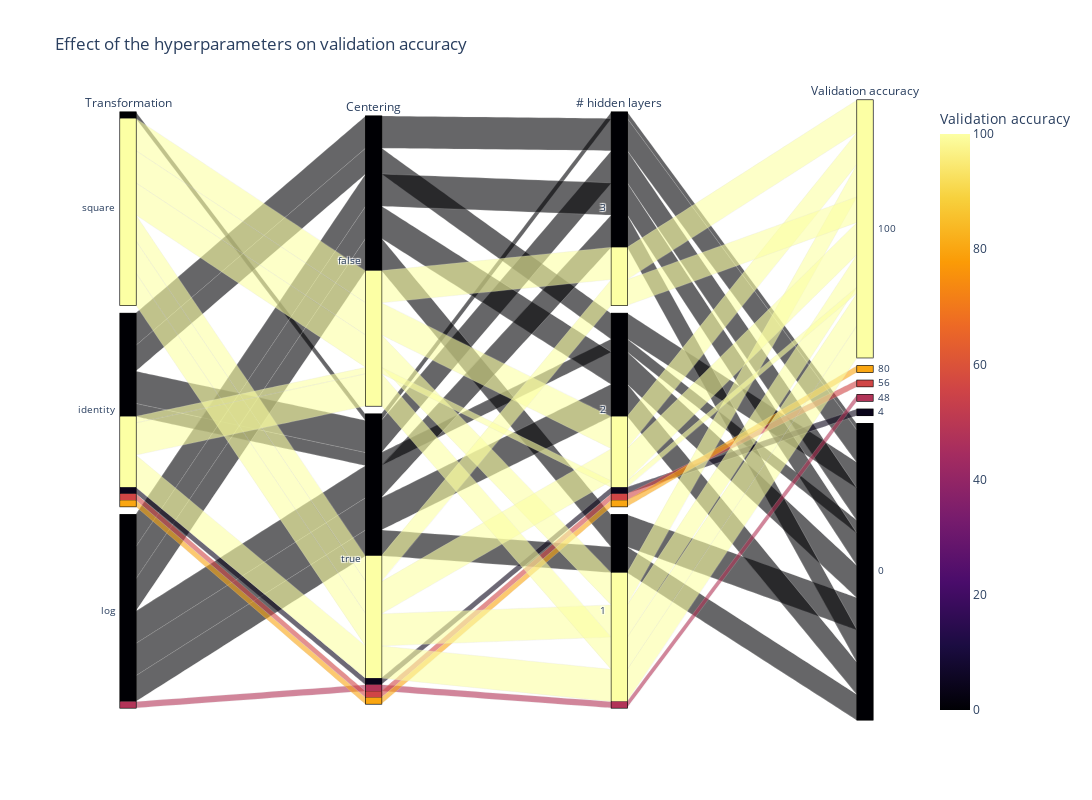

The cell this chart's notebook holds for it:
### Code cell
parallel_df.sort_values(by=['validation_accuracy', 'n_hidden_layers'], ascending=False, inplace=True)
df = px.data.tips()
fig = px.parallel_categories(parallel_df, dimensions=['transformation', 'centering', 'n_hidden_layers', 'validation_accuracy'],
                color='validation_accuracy', color_continuous_scale=px.colors.sequential.Inferno,
                labels={'transformation': 'Transformation', 'centering': 'Centering', 'n_hidden_layers': '# hidden layers', 'validation_accuracy': 'Validation accuracy'},
                title='Effect of the hyperparameters on validation accuracy')
fig.update_layout(
    autosize=False,
    width=1600,
    height=800
)
fig.write_image(jupyter_plot('parallel_categories.png'))
fig.show()

### Figure 1 — Plotly figure (JSON) as saved in the notebook; plotly's stock layout.template omitted (floating-point values rounded to 4 significant figures)
{"data": [{"dimensions": [{"label": "Transformation", "values": ["square", "square", "square", "square", "square", "square", "square", "square", "square", "square", "square", "square", "identity", "square", "square", "square", "square", "square", "square", "square", "identity", "square", "square", "square", "identity", "square", "identity", "square", "square", "square", "identity", "identity", "square", "identity", "identity", "identity", "square", "identity", "square", "identity", "identity", "identity", "log", "identity", "log", "identity", "log", "log", "identity", "log", "square", "log", "identity", "identity", "log", "identity", "log", "log", "identity", "log", "log", "identity", "identity", "identity", "identity", "identity", "log", "log", "identity", "log", "log", "log", "identity", "identity", "log", "log", "log", "log", "identity", "log", "identity", "log", "log", "log", "log", "log", "log", "log", "log", "log"]}, {"label": "Centering", "values": [false, true, false, false, false, true, false, true, true, false, true, true, false, true, false, false, true, false, false, true, true, true, false, true, false, false, false, false, false, true, false, true, true, true, false, true, false, true, true, false, true, true, true, true, false, true, true, false, false, true, true, true, false, false, false, true, true, true, true, false, false, true, false, true, false, true, false, false, true, true, true, false, false, false, true, true, false, true, false, false, false, false, false, true, true, false, true, false, true, false]}, {"label": "# hidden layers", "values": [3, 3, 3, 3, 3, 3, 3, 3, 3, 2, 2, 2, 2, 2, 2, 2, 2, 2, 2, 2, 1, 1, 1, 1, 1, 1, 1, 1, 1, 1, 1, 1, 1, 1, 1, 1, 1, 1, 1, 1, 2, 2, 1, 2, 3, 3, 3, 3, 3, 3, 3, 3, 3, 3, 3, 3, 3, 3, 3, 3, 3, 3, 3, 3, 3, 2, 2, 2, 2, 2, 2, 2, 2, 2, 2, 2, 2, 2, 2, 2, 2, 1, 1, 1, 1, 1, 1, 1, 1, 1]}, {"label": "Validation accuracy", "values": [100.0, 100.0, 100.0, 100.0, 100.0, 100.0, 100.0, 100.0, 100.0, 100.0, 100.0, 100.0, 100.0, 100.0, 100.0, 100.0, 100.0, 100.0, 100.0, 100.0, 100.0, 100.0, 100.0, 100.0, 100.0, 100.0, 100.0, 100.0, 100.0, 100.0, 100.0, 100.0, 100.0, 100.0, 100.0, 100.0, 100.0, 100.0, 100.0, 100.0, 80.0, 56.0, 48.0, 4.0, 0.0, 0.0, 0.0, 0.0, 0.0, 0.0, 0.0, 0.0, 0.0, 0.0, 0.0, 0.0, 0.0, 0.0, 0.0, 0.0, 0.0, 0.0, 0.0, 0.0, 0.0, 0.0, 0.0, 0.0, 0.0, 0.0, 0.0, 0.0, 0.0, 0.0, 0.0, 0.0, 0.0, 0.0, 0.0, 0.0, 0.0, 0.0, 0.0, 0.0, 0.0, 0.0, 0.0, 0.0, 0.0, 0.0]}], "domain": {"x": [0.0, 1.0], "y": [0.0, 1.0]}, "line": {"color": [100.0, 100.0, 100.0, 100.0, 100.0, 100.0, 100.0, 100.0, 100.0, 100.0, 100.0, 100.0, 100.0, 100.0, 100.0, 100.0, 100.0, 100.0, 100.0, 100.0, 100.0, 100.0, 100.0, 100.0, 100.0, 100.0, 100.0, 100.0, 100.0, 100.0, 100.0, 100.0, 100.0, 100.0, 100.0, 100.0, 100.0, 100.0, 100.0, 100.0, 80.0, 56.0, 48.0, 4.0, 0.0, 0.0, 0.0, 0.0, 0.0, 0.0, 0.0, 0.0, 0.0, 0.0, 0.0, 0.0, 0.0, 0.0, 0.0, 0.0, 0.0, 0.0, 0.0, 0.0, 0.0, 0.0, 0.0, 0.0, 0.0, 0.0, 0.0, 0.0, 0.0, 0.0, 0.0, 0.0, 0.0, 0.0, 0.0, 0.0, 0.0, 0.0, 0.0, 0.0, 0.0, 0.0, 0.0, 0.0, 0.0, 0.0], "coloraxis": "coloraxis"}, "name": "", "type": "parcats"}], "layout": {"autosize": false, "coloraxis": {"colorbar": {"title": {"text": "Validation accuracy"}}, "colorscale": [[0.0, "#000004"], [0.1111, "#1b0c41"], [0.2222, "#4a0c6b"], [0.3333, "#781c6d"], [0.4444, "#a52c60"], [0.5556, "#cf4446"], [0.6667, "#ed6925"], [0.7778, "#fb9b06"], [0.8889, "#f7d13d"], [1.0, "#fcffa4"]]}, "height": 800, "legend": {"tracegroupgap": 0}, "title": {"text": "Effect of the hyperparameters on validation accuracy"}, "width": 1600}}
